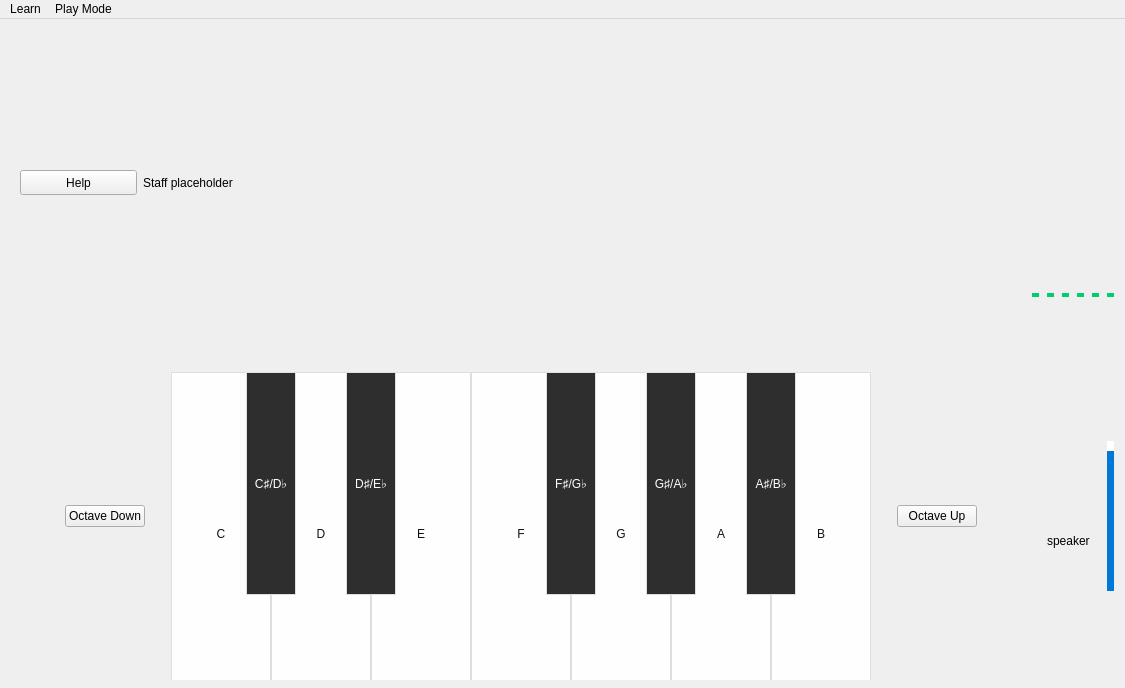
<?xml version="1.0" encoding="UTF-8"?>
<ui version="4.0">
 <class>MainWindow</class>
 <widget class="QMainWindow" name="MainWindow">
  <property name="geometry">
   <rect>
    <x>0</x>
    <y>0</y>
    <width>1125</width>
    <height>688</height>
   </rect>
  </property>
  <property name="windowTitle">
   <string>Symphony</string>
  </property>
  <widget class="QWidget" name="centralwidget">
   <widget class="QWidget" name="verticalLayoutWidget">
    <property name="geometry">
     <rect>
      <x>0</x>
      <y>0</y>
      <width>1138</width>
      <height>661</height>
     </rect>
    </property>
    <layout class="QVBoxLayout" name="appLayout" stretch="1,1">
     <item>
      <layout class="QHBoxLayout" name="appTopHalf" stretch="0,1,6,0,0">
       <item>
        <spacer name="horizontalSpacer">
         <property name="orientation">
          <enum>Qt::Horizontal</enum>
         </property>
         <property name="sizeType">
          <enum>QSizePolicy::Fixed</enum>
         </property>
         <property name="sizeHint" stdset="0">
          <size>
           <width>20</width>
           <height>7</height>
          </size>
         </property>
        </spacer>
       </item>
       <item>
        <widget class="QPushButton" name="helpButton">
         <property name="sizePolicy">
          <sizepolicy hsizetype="Fixed" vsizetype="Fixed">
           <horstretch>0</horstretch>
           <verstretch>0</verstretch>
          </sizepolicy>
         </property>
         <property name="maximumSize">
          <size>
           <width>117</width>
           <height>25</height>
          </size>
         </property>
         <property name="text">
          <string>Help</string>
         </property>
        </widget>
       </item>
       <item>
        <widget class="QLabel" name="staff">
         <property name="sizePolicy">
          <sizepolicy hsizetype="Preferred" vsizetype="Fixed">
           <horstretch>0</horstretch>
           <verstretch>0</verstretch>
          </sizepolicy>
         </property>
         <property name="text">
          <string>Staff placeholder</string>
         </property>
        </widget>
       </item>
       <item>
        <layout class="QVBoxLayout" name="metronome" stretch="0">
         <item>
          <layout class="QHBoxLayout" name="spectrumAnalyzerLayout">
           <property name="spacing">
            <number>0</number>
           </property>
           <property name="topMargin">
            <number>50</number>
           </property>
           <property name="bottomMargin">
            <number>50</number>
           </property>
           <item>
            <widget class="QSlider" name="verticalSlider">
             <property name="sizePolicy">
              <sizepolicy hsizetype="Fixed" vsizetype="Minimum">
               <horstretch>0</horstretch>
               <verstretch>0</verstretch>
              </sizepolicy>
             </property>
             <property name="styleSheet">
              <string notr="true">QSlider::groove:vertical {
    background: transparent;
    position: absolute; 
    left: 4px;
    right: 4px;
}

QSlider::handle:vertical {
    height: 10px;
    background: transparent;
    margin: 0;
}

QSlider::add-page:vertical {
    background: #00CC6a;
}

QSlider::sub-page:vertical {
    background: transparent;
}</string>
             </property>
             <property name="maximum">
              <number>400</number>
             </property>
             <property name="orientation">
              <enum>Qt::Vertical</enum>
             </property>
            </widget>
           </item>
           <item>
            <widget class="QSlider" name="verticalSlider_2">
             <property name="sizePolicy">
              <sizepolicy hsizetype="Fixed" vsizetype="Minimum">
               <horstretch>0</horstretch>
               <verstretch>0</verstretch>
              </sizepolicy>
             </property>
             <property name="styleSheet">
              <string notr="true">QSlider::groove:vertical {
    background: transparent;
    position: absolute; 
    left: 4px;
    right: 4px;
}

QSlider::handle:vertical {
    height: 10px;
    background: transparent;
    margin: 0;
}

QSlider::add-page:vertical {
    background: #00CC6a;
}

QSlider::sub-page:vertical {
    background: transparent;
}</string>
             </property>
             <property name="maximum">
              <number>400</number>
             </property>
             <property name="orientation">
              <enum>Qt::Vertical</enum>
             </property>
            </widget>
           </item>
           <item>
            <widget class="QSlider" name="verticalSlider_3">
             <property name="sizePolicy">
              <sizepolicy hsizetype="Fixed" vsizetype="Minimum">
               <horstretch>0</horstretch>
               <verstretch>0</verstretch>
              </sizepolicy>
             </property>
             <property name="styleSheet">
              <string notr="true">QSlider::groove:vertical {
    background: transparent;
    position: absolute; 
    left: 4px;
    right: 4px;
}

QSlider::handle:vertical {
    height: 10px;
    background: transparent;
    margin: 0;
}

QSlider::add-page:vertical {
    background: #00CC6a;
}

QSlider::sub-page:vertical {
    background: transparent;
}</string>
             </property>
             <property name="maximum">
              <number>400</number>
             </property>
             <property name="orientation">
              <enum>Qt::Vertical</enum>
             </property>
            </widget>
           </item>
           <item>
            <widget class="QSlider" name="verticalSlider_4">
             <property name="sizePolicy">
              <sizepolicy hsizetype="Fixed" vsizetype="Minimum">
               <horstretch>0</horstretch>
               <verstretch>0</verstretch>
              </sizepolicy>
             </property>
             <property name="styleSheet">
              <string notr="true">QSlider::groove:vertical {
    background: transparent;
    position: absolute; 
    left: 4px;
    right: 4px;
}

QSlider::handle:vertical {
    height: 10px;
    background: transparent;
    margin: 0;
}

QSlider::add-page:vertical {
    background: #00CC6a;
}

QSlider::sub-page:vertical {
    background: transparent;
}</string>
             </property>
             <property name="maximum">
              <number>400</number>
             </property>
             <property name="orientation">
              <enum>Qt::Vertical</enum>
             </property>
            </widget>
           </item>
           <item>
            <widget class="QSlider" name="verticalSlider_5">
             <property name="sizePolicy">
              <sizepolicy hsizetype="Fixed" vsizetype="Minimum">
               <horstretch>0</horstretch>
               <verstretch>0</verstretch>
              </sizepolicy>
             </property>
             <property name="styleSheet">
              <string notr="true">QSlider::groove:vertical {
    background: transparent;
    position: absolute; 
    left: 4px;
    right: 4px;
}

QSlider::handle:vertical {
    height: 10px;
    background: transparent;
    margin: 0;
}

QSlider::add-page:vertical {
    background: #00CC6a;
}

QSlider::sub-page:vertical {
    background: transparent;
}</string>
             </property>
             <property name="maximum">
              <number>400</number>
             </property>
             <property name="orientation">
              <enum>Qt::Vertical</enum>
             </property>
            </widget>
           </item>
           <item>
            <widget class="QSlider" name="verticalSlider_6">
             <property name="styleSheet">
              <string notr="true">QSlider::groove:vertical {
    background: transparent;
    position: absolute; 
    left: 4px;
    right: 4px;
}

QSlider::handle:vertical {
    height: 10px;
    background: transparent;
    margin: 0;
}

QSlider::add-page:vertical {
    background: #00CC6a;
}

QSlider::sub-page:vertical {
    background: transparent;
}</string>
             </property>
             <property name="maximum">
              <number>400</number>
             </property>
             <property name="orientation">
              <enum>Qt::Vertical</enum>
             </property>
            </widget>
           </item>
          </layout>
         </item>
        </layout>
       </item>
       <item>
        <spacer name="horizontalSpacer_3">
         <property name="orientation">
          <enum>Qt::Horizontal</enum>
         </property>
         <property name="sizeType">
          <enum>QSizePolicy::Fixed</enum>
         </property>
         <property name="sizeHint" stdset="0">
          <size>
           <width>20</width>
           <height>20</height>
          </size>
         </property>
        </spacer>
       </item>
      </layout>
     </item>
     <item>
      <layout class="QHBoxLayout" name="appBottomHalf" stretch="0,0,0,6,0,0,0,1,1,0">
       <property name="leftMargin">
        <number>0</number>
       </property>
       <property name="rightMargin">
        <number>0</number>
       </property>
       <item>
        <spacer name="horizontalSpacer_2">
         <property name="orientation">
          <enum>Qt::Horizontal</enum>
         </property>
         <property name="sizeHint" stdset="0">
          <size>
           <width>40</width>
           <height>20</height>
          </size>
         </property>
        </spacer>
       </item>
       <item>
        <widget class="QPushButton" name="leftButton">
         <property name="text">
          <string>Octave Down</string>
         </property>
         <property name="shortcut">
          <string>Down</string>
         </property>
        </widget>
       </item>
       <item>
        <spacer name="horizontalSpacer_8">
         <property name="orientation">
          <enum>Qt::Horizontal</enum>
         </property>
         <property name="sizeType">
          <enum>QSizePolicy::Fixed</enum>
         </property>
         <property name="sizeHint" stdset="0">
          <size>
           <width>20</width>
           <height>20</height>
          </size>
         </property>
        </spacer>
       </item>
       <item>
        <widget class="QFrame" name="pianoKeys">
         <property name="minimumSize">
          <size>
           <width>700</width>
           <height>0</height>
          </size>
         </property>
         <property name="maximumSize">
          <size>
           <width>700</width>
           <height>16777215</height>
          </size>
         </property>
         <property name="styleSheet">
          <string notr="true">#pianoKeys QPushButton {
	border: 1px solid #dedede;
}</string>
         </property>
         <widget class="QFrame" name="naturalKeys">
          <property name="geometry">
           <rect>
            <x>0</x>
            <y>10</y>
            <width>700</width>
            <height>341</height>
           </rect>
          </property>
          <property name="minimumSize">
           <size>
            <width>700</width>
            <height>0</height>
           </size>
          </property>
          <property name="maximumSize">
           <size>
            <width>0</width>
            <height>16777215</height>
           </size>
          </property>
          <property name="styleSheet">
           <string notr="true">#naturalKeys QPushButton {
                          background-color: #fefefe;
                          color: #121212;
                          }
                        
#naturalKeys QPushButton::pressed {
	background-color: qlineargradient(spread:pad, x1:0.498, y1:1, x2:0.478, y2:0, stop:0 rgba(220, 220, 220, 255), stop:1 rgba(255, 255, 255, 255));
}</string>
          </property>
          <layout class="QHBoxLayout" name="horizontalLayout">
           <property name="spacing">
            <number>0</number>
           </property>
           <property name="leftMargin">
            <number>0</number>
           </property>
           <property name="rightMargin">
            <number>0</number>
           </property>
           <item>
            <widget class="QPushButton" name="cNaturalButton">
             <property name="sizePolicy">
              <sizepolicy hsizetype="Expanding" vsizetype="Expanding">
               <horstretch>0</horstretch>
               <verstretch>0</verstretch>
              </sizepolicy>
             </property>
             <property name="minimumSize">
              <size>
               <width>100</width>
               <height>0</height>
              </size>
             </property>
             <property name="maximumSize">
              <size>
               <width>100</width>
               <height>16777215</height>
              </size>
             </property>
             <property name="text">
              <string>C</string>
             </property>
             <property name="shortcut">
              <string>A</string>
             </property>
            </widget>
           </item>
           <item>
            <widget class="QPushButton" name="dNaturalButton">
             <property name="sizePolicy">
              <sizepolicy hsizetype="Expanding" vsizetype="Expanding">
               <horstretch>0</horstretch>
               <verstretch>0</verstretch>
              </sizepolicy>
             </property>
             <property name="minimumSize">
              <size>
               <width>100</width>
               <height>0</height>
              </size>
             </property>
             <property name="maximumSize">
              <size>
               <width>100</width>
               <height>16777215</height>
              </size>
             </property>
             <property name="text">
              <string>D</string>
             </property>
             <property name="shortcut">
              <string>S</string>
             </property>
            </widget>
           </item>
           <item>
            <widget class="QPushButton" name="eNaturalButton">
             <property name="sizePolicy">
              <sizepolicy hsizetype="Expanding" vsizetype="Expanding">
               <horstretch>0</horstretch>
               <verstretch>0</verstretch>
              </sizepolicy>
             </property>
             <property name="minimumSize">
              <size>
               <width>100</width>
               <height>0</height>
              </size>
             </property>
             <property name="text">
              <string>E</string>
             </property>
             <property name="shortcut">
              <string>D</string>
             </property>
            </widget>
           </item>
           <item>
            <widget class="QPushButton" name="fNaturalButton">
             <property name="sizePolicy">
              <sizepolicy hsizetype="Expanding" vsizetype="Expanding">
               <horstretch>0</horstretch>
               <verstretch>0</verstretch>
              </sizepolicy>
             </property>
             <property name="minimumSize">
              <size>
               <width>100</width>
               <height>0</height>
              </size>
             </property>
             <property name="text">
              <string>F</string>
             </property>
             <property name="shortcut">
              <string>F</string>
             </property>
            </widget>
           </item>
           <item>
            <widget class="QPushButton" name="gNaturalButton">
             <property name="sizePolicy">
              <sizepolicy hsizetype="Expanding" vsizetype="Expanding">
               <horstretch>0</horstretch>
               <verstretch>0</verstretch>
              </sizepolicy>
             </property>
             <property name="minimumSize">
              <size>
               <width>100</width>
               <height>0</height>
              </size>
             </property>
             <property name="text">
              <string>G</string>
             </property>
             <property name="shortcut">
              <string>G</string>
             </property>
            </widget>
           </item>
           <item>
            <widget class="QPushButton" name="aNaturalButton">
             <property name="sizePolicy">
              <sizepolicy hsizetype="Expanding" vsizetype="Expanding">
               <horstretch>0</horstretch>
               <verstretch>0</verstretch>
              </sizepolicy>
             </property>
             <property name="minimumSize">
              <size>
               <width>100</width>
               <height>0</height>
              </size>
             </property>
             <property name="text">
              <string>A</string>
             </property>
             <property name="shortcut">
              <string>H</string>
             </property>
            </widget>
           </item>
           <item>
            <widget class="QPushButton" name="bNaturalButton">
             <property name="sizePolicy">
              <sizepolicy hsizetype="Expanding" vsizetype="Expanding">
               <horstretch>0</horstretch>
               <verstretch>0</verstretch>
              </sizepolicy>
             </property>
             <property name="minimumSize">
              <size>
               <width>100</width>
               <height>0</height>
              </size>
             </property>
             <property name="text">
              <string>B</string>
             </property>
             <property name="shortcut">
              <string>J</string>
             </property>
            </widget>
           </item>
          </layout>
         </widget>
         <widget class="QFrame" name="sharpKeys">
          <property name="geometry">
           <rect>
            <x>0</x>
            <y>10</y>
            <width>700</width>
            <height>241</height>
           </rect>
          </property>
          <property name="sizePolicy">
           <sizepolicy hsizetype="Fixed" vsizetype="Preferred">
            <horstretch>0</horstretch>
            <verstretch>0</verstretch>
           </sizepolicy>
          </property>
          <property name="minimumSize">
           <size>
            <width>700</width>
            <height>0</height>
           </size>
          </property>
          <property name="maximumSize">
           <size>
            <width>0</width>
            <height>16777215</height>
           </size>
          </property>
          <property name="styleSheet">
           <string notr="true">#sharpKeys QPushButton {
                          background-color: #2e2e2e;
                          color: #fefefe;
                          }

                          #sharpKeys QPushButton::pressed {
                          background-color: qlineargradient(spread:pad, x1:0.488, y1:0, x2:0.483, y2:1, stop:0 #2e2e2e, stop:1 rgba(90, 90, 90, 255));
                          }</string>
          </property>
          <layout class="QGridLayout" name="gridLayout_2">
           <property name="leftMargin">
            <number>0</number>
           </property>
           <property name="rightMargin">
            <number>0</number>
           </property>
           <property name="horizontalSpacing">
            <number>0</number>
           </property>
           <item row="0" column="1">
            <widget class="QPushButton" name="cSharpButton">
             <property name="sizePolicy">
              <sizepolicy hsizetype="Fixed" vsizetype="Expanding">
               <horstretch>0</horstretch>
               <verstretch>0</verstretch>
              </sizepolicy>
             </property>
             <property name="minimumSize">
              <size>
               <width>50</width>
               <height>0</height>
              </size>
             </property>
             <property name="maximumSize">
              <size>
               <width>50</width>
               <height>16777215</height>
              </size>
             </property>
             <property name="text">
              <string>C♯/D♭</string>
             </property>
             <property name="shortcut">
              <string>W</string>
             </property>
            </widget>
           </item>
           <item row="0" column="2">
            <widget class="QPushButton" name="dPassthrough">
             <property name="sizePolicy">
              <sizepolicy hsizetype="Minimum" vsizetype="Minimum">
               <horstretch>0</horstretch>
               <verstretch>0</verstretch>
              </sizepolicy>
             </property>
             <property name="maximumSize">
              <size>
               <width>50</width>
               <height>16777215</height>
              </size>
             </property>
             <property name="styleSheet">
              <string notr="true">background-color: transparent;
border: 0;</string>
             </property>
             <property name="text">
              <string/>
             </property>
            </widget>
           </item>
           <item row="0" column="5">
            <widget class="QPushButton" name="fPassthrough">
             <property name="sizePolicy">
              <sizepolicy hsizetype="Minimum" vsizetype="Minimum">
               <horstretch>0</horstretch>
               <verstretch>0</verstretch>
              </sizepolicy>
             </property>
             <property name="maximumSize">
              <size>
               <width>75</width>
               <height>16777215</height>
              </size>
             </property>
             <property name="styleSheet">
              <string notr="true">background-color: transparent;
border: 0;</string>
             </property>
             <property name="text">
              <string/>
             </property>
            </widget>
           </item>
           <item row="0" column="6">
            <widget class="QPushButton" name="fSharpButton">
             <property name="sizePolicy">
              <sizepolicy hsizetype="Fixed" vsizetype="Expanding">
               <horstretch>0</horstretch>
               <verstretch>0</verstretch>
              </sizepolicy>
             </property>
             <property name="minimumSize">
              <size>
               <width>50</width>
               <height>0</height>
              </size>
             </property>
             <property name="maximumSize">
              <size>
               <width>50</width>
               <height>16777215</height>
              </size>
             </property>
             <property name="text">
              <string>F♯/G♭</string>
             </property>
             <property name="shortcut">
              <string>T</string>
             </property>
            </widget>
           </item>
           <item row="0" column="8">
            <widget class="QPushButton" name="gSharpButton">
             <property name="sizePolicy">
              <sizepolicy hsizetype="Fixed" vsizetype="Expanding">
               <horstretch>0</horstretch>
               <verstretch>0</verstretch>
              </sizepolicy>
             </property>
             <property name="minimumSize">
              <size>
               <width>50</width>
               <height>0</height>
              </size>
             </property>
             <property name="maximumSize">
              <size>
               <width>50</width>
               <height>16777215</height>
              </size>
             </property>
             <property name="text">
              <string>G♯/A♭</string>
             </property>
             <property name="shortcut">
              <string>Y</string>
             </property>
            </widget>
           </item>
           <item row="0" column="10">
            <widget class="QPushButton" name="aSharpButton">
             <property name="sizePolicy">
              <sizepolicy hsizetype="Fixed" vsizetype="Expanding">
               <horstretch>0</horstretch>
               <verstretch>0</verstretch>
              </sizepolicy>
             </property>
             <property name="minimumSize">
              <size>
               <width>50</width>
               <height>0</height>
              </size>
             </property>
             <property name="maximumSize">
              <size>
               <width>50</width>
               <height>16777215</height>
              </size>
             </property>
             <property name="text">
              <string>A♯/B♭</string>
             </property>
             <property name="shortcut">
              <string>U</string>
             </property>
            </widget>
           </item>
           <item row="0" column="9">
            <widget class="QPushButton" name="aPassthrough">
             <property name="sizePolicy">
              <sizepolicy hsizetype="Minimum" vsizetype="Minimum">
               <horstretch>0</horstretch>
               <verstretch>0</verstretch>
              </sizepolicy>
             </property>
             <property name="maximumSize">
              <size>
               <width>50</width>
               <height>16777215</height>
              </size>
             </property>
             <property name="styleSheet">
              <string notr="true">background-color: transparent;
border: 0;</string>
             </property>
             <property name="text">
              <string/>
             </property>
            </widget>
           </item>
           <item row="0" column="11">
            <widget class="QPushButton" name="bPassthrough">
             <property name="sizePolicy">
              <sizepolicy hsizetype="Minimum" vsizetype="Minimum">
               <horstretch>0</horstretch>
               <verstretch>0</verstretch>
              </sizepolicy>
             </property>
             <property name="maximumSize">
              <size>
               <width>75</width>
               <height>16777215</height>
              </size>
             </property>
             <property name="styleSheet">
              <string notr="true">background-color: transparent;
border: 0;</string>
             </property>
             <property name="text">
              <string/>
             </property>
            </widget>
           </item>
           <item row="0" column="3">
            <widget class="QPushButton" name="dSharpButton">
             <property name="sizePolicy">
              <sizepolicy hsizetype="Fixed" vsizetype="Expanding">
               <horstretch>0</horstretch>
               <verstretch>0</verstretch>
              </sizepolicy>
             </property>
             <property name="minimumSize">
              <size>
               <width>50</width>
               <height>0</height>
              </size>
             </property>
             <property name="maximumSize">
              <size>
               <width>50</width>
               <height>16777215</height>
              </size>
             </property>
             <property name="text">
              <string>D♯/E♭</string>
             </property>
             <property name="shortcut">
              <string>E</string>
             </property>
            </widget>
           </item>
           <item row="0" column="7">
            <widget class="QPushButton" name="gPassthrough">
             <property name="sizePolicy">
              <sizepolicy hsizetype="Minimum" vsizetype="Minimum">
               <horstretch>0</horstretch>
               <verstretch>0</verstretch>
              </sizepolicy>
             </property>
             <property name="maximumSize">
              <size>
               <width>50</width>
               <height>16777215</height>
              </size>
             </property>
             <property name="styleSheet">
              <string notr="true">background-color: transparent;
border: 0;</string>
             </property>
             <property name="text">
              <string/>
             </property>
            </widget>
           </item>
           <item row="0" column="0">
            <widget class="QPushButton" name="cPassthrough">
             <property name="sizePolicy">
              <sizepolicy hsizetype="Minimum" vsizetype="Minimum">
               <horstretch>0</horstretch>
               <verstretch>0</verstretch>
              </sizepolicy>
             </property>
             <property name="maximumSize">
              <size>
               <width>75</width>
               <height>16777215</height>
              </size>
             </property>
             <property name="styleSheet">
              <string notr="true">background-color: transparent;
border: 0;</string>
             </property>
             <property name="text">
              <string/>
             </property>
            </widget>
           </item>
           <item row="0" column="4">
            <widget class="QPushButton" name="ePassthrough">
             <property name="sizePolicy">
              <sizepolicy hsizetype="Minimum" vsizetype="Minimum">
               <horstretch>0</horstretch>
               <verstretch>0</verstretch>
              </sizepolicy>
             </property>
             <property name="maximumSize">
              <size>
               <width>75</width>
               <height>16777215</height>
              </size>
             </property>
             <property name="styleSheet">
              <string notr="true">background-color: transparent;
border: 0;</string>
             </property>
             <property name="text">
              <string/>
             </property>
            </widget>
           </item>
          </layout>
         </widget>
        </widget>
       </item>
       <item>
        <spacer name="horizontalSpacer_9">
         <property name="orientation">
          <enum>Qt::Horizontal</enum>
         </property>
         <property name="sizeType">
          <enum>QSizePolicy::Fixed</enum>
         </property>
         <property name="sizeHint" stdset="0">
          <size>
           <width>20</width>
           <height>20</height>
          </size>
         </property>
        </spacer>
       </item>
       <item>
        <widget class="QPushButton" name="rightButton">
         <property name="text">
          <string>Octave Up</string>
         </property>
         <property name="shortcut">
          <string>Up</string>
         </property>
        </widget>
       </item>
       <item>
        <spacer name="horizontalSpacer_4">
         <property name="orientation">
          <enum>Qt::Horizontal</enum>
         </property>
         <property name="sizeHint" stdset="0">
          <size>
           <width>40</width>
           <height>20</height>
          </size>
         </property>
        </spacer>
       </item>
       <item>
        <widget class="QLabel" name="speakerIcon">
         <property name="minimumSize">
          <size>
           <width>50</width>
           <height>50</height>
          </size>
         </property>
         <property name="maximumSize">
          <size>
           <width>0</width>
           <height>0</height>
          </size>
         </property>
         <property name="text">
          <string>speaker</string>
         </property>
        </widget>
       </item>
       <item>
        <widget class="QSlider" name="volumeSlider">
         <property name="sizePolicy">
          <sizepolicy hsizetype="Fixed" vsizetype="Fixed">
           <horstretch>0</horstretch>
           <verstretch>0</verstretch>
          </sizepolicy>
         </property>
         <property name="minimumSize">
          <size>
           <width>0</width>
           <height>150</height>
          </size>
         </property>
         <property name="styleSheet">
          <string notr="true">QSlider::groove:vertical {
    background: gray;
    position: absolute;
    left: 4px; 
    right: 4px;
}

QSlider::handle:vertical {
    height: 10px;
    background: white;
    margin: 0 - 4px;
}

QSlider::add-page:vertical {
    background: #0078d7;
}

QSlider::sub-page:vertical {
    background: rgba(0,0,0,0.0);
}</string>
         </property>
         <property name="minimum">
          <number>0</number>
         </property>
         <property name="maximum">
          <number>100</number>
         </property>
         <property name="value">
          <number>100</number>
         </property>
         <property name="orientation">
          <enum>Qt::Vertical</enum>
         </property>
        </widget>
       </item>
       <item>
        <spacer name="verticalSpacer_2">
         <property name="orientation">
          <enum>Qt::Vertical</enum>
         </property>
         <property name="sizeHint" stdset="0">
          <size>
           <width>20</width>
           <height>40</height>
          </size>
         </property>
        </spacer>
       </item>
      </layout>
     </item>
    </layout>
   </widget>
  </widget>
  <widget class="QMenuBar" name="menubar">
   <property name="geometry">
    <rect>
     <x>0</x>
     <y>0</y>
     <width>1125</width>
     <height>22</height>
    </rect>
   </property>
   <widget class="QMenu" name="Learn_Select">
    <property name="title">
     <string>Learn</string>
    </property>
   </widget>
   <widget class="QMenu" name="menuPlay_Mode">
    <property name="title">
     <string>Play Mode</string>
    </property>
   </widget>
   <addaction name="Learn_Select"/>
   <addaction name="menuPlay_Mode"/>
  </widget>
  <action name="actionDemo_Song">
   <property name="text">
    <string>Demo Song</string>
   </property>
  </action>
  <action name="actionLearn_Notes_I">
   <property name="text">
    <string>Learn Notes I</string>
   </property>
  </action>
  <action name="actionLearn_Notes_II">
   <property name="text">
    <string>Learn Notes II</string>
   </property>
  </action>
  <action name="actionFreePlay">
   <property name="checkable">
    <bool>true</bool>
   </property>
   <property name="checked">
    <bool>false</bool>
   </property>
   <property name="text">
    <string>FreePlay</string>
   </property>
  </action>
  <action name="actionGuided">
   <property name="checkable">
    <bool>true</bool>
   </property>
   <property name="checked">
    <bool>true</bool>
   </property>
   <property name="text">
    <string>Guided</string>
   </property>
  </action>
  <action name="actionMinor">
   <property name="text">
    <string>Minor </string>
   </property>
  </action>
  <action name="actionC">
   <property name="text">
    <string>C</string>
   </property>
  </action>
  <action name="actionC_Db">
   <property name="text">
    <string>C#/Db</string>
   </property>
  </action>
  <action name="actionD">
   <property name="text">
    <string>D</string>
   </property>
  </action>
  <action name="actionD_Eb">
   <property name="text">
    <string>D#/Eb</string>
   </property>
  </action>
  <action name="actionE">
   <property name="text">
    <string>E</string>
   </property>
  </action>
  <action name="actionF">
   <property name="text">
    <string>F</string>
   </property>
  </action>
  <action name="actionF_Gb">
   <property name="text">
    <string>F#/Gb</string>
   </property>
  </action>
  <action name="actionG">
   <property name="text">
    <string>G</string>
   </property>
  </action>
  <action name="actionG_Ab">
   <property name="text">
    <string>G#/Ab</string>
   </property>
  </action>
 </widget>
 <resources/>
 <connections>
  <connection>
   <sender>cPassthrough</sender>
   <signal>pressed()</signal>
   <receiver>cNaturalButton</receiver>
   <slot>click()</slot>
   <hints>
    <hint type="sourcelabel">
     <x>110</x>
     <y>378</y>
    </hint>
    <hint type="destinationlabel">
     <x>120</x>
     <y>538</y>
    </hint>
   </hints>
  </connection>
  <connection>
   <sender>dPassthrough</sender>
   <signal>pressed()</signal>
   <receiver>dNaturalButton</receiver>
   <slot>click()</slot>
   <hints>
    <hint type="sourcelabel">
     <x>206</x>
     <y>392</y>
    </hint>
    <hint type="destinationlabel">
     <x>216</x>
     <y>522</y>
    </hint>
   </hints>
  </connection>
  <connection>
   <sender>bPassthrough</sender>
   <signal>pressed()</signal>
   <receiver>bNaturalButton</receiver>
   <slot>click()</slot>
   <hints>
    <hint type="sourcelabel">
     <x>738</x>
     <y>450</y>
    </hint>
    <hint type="destinationlabel">
     <x>738</x>
     <y>528</y>
    </hint>
   </hints>
  </connection>
  <connection>
   <sender>aPassthrough</sender>
   <signal>pressed()</signal>
   <receiver>aNaturalButton</receiver>
   <slot>click()</slot>
   <hints>
    <hint type="sourcelabel">
     <x>616</x>
     <y>428</y>
    </hint>
    <hint type="destinationlabel">
     <x>608</x>
     <y>544</y>
    </hint>
   </hints>
  </connection>
  <connection>
   <sender>gPassthrough</sender>
   <signal>pressed()</signal>
   <receiver>gNaturalButton</receiver>
   <slot>click()</slot>
   <hints>
    <hint type="sourcelabel">
     <x>510</x>
     <y>388</y>
    </hint>
    <hint type="destinationlabel">
     <x>504</x>
     <y>510</y>
    </hint>
   </hints>
  </connection>
  <connection>
   <sender>ePassthrough</sender>
   <signal>pressed()</signal>
   <receiver>eNaturalButton</receiver>
   <slot>click()</slot>
   <hints>
    <hint type="sourcelabel">
     <x>332</x>
     <y>440</y>
    </hint>
    <hint type="destinationlabel">
     <x>322</x>
     <y>536</y>
    </hint>
   </hints>
  </connection>
  <connection>
   <sender>fPassthrough</sender>
   <signal>pressed()</signal>
   <receiver>fNaturalButton</receiver>
   <slot>click()</slot>
   <hints>
    <hint type="sourcelabel">
     <x>394</x>
     <y>390</y>
    </hint>
    <hint type="destinationlabel">
     <x>410</x>
     <y>548</y>
    </hint>
   </hints>
  </connection>
 </connections>
</ui>
